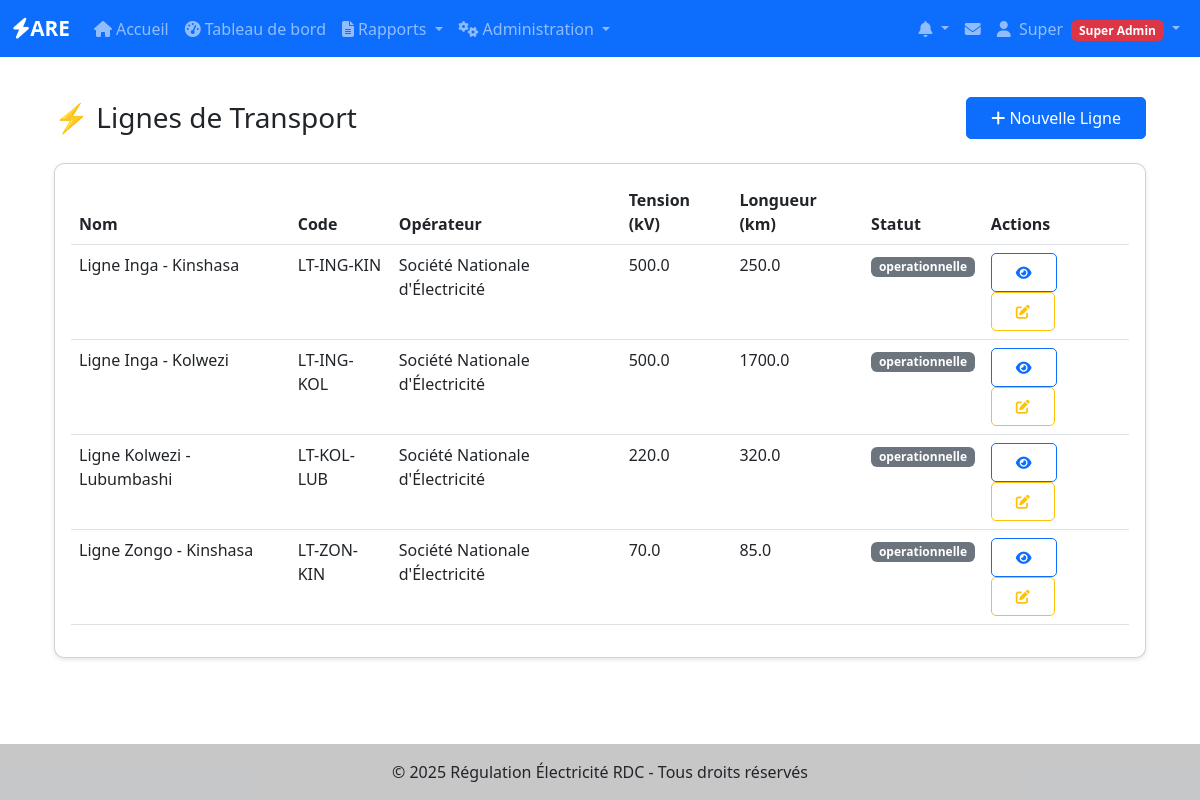
Page /transport/lignes (signed in) on the committed database.
### app/models/utilisateurs.py (models this page shows, shortened)
class User(UserMixin, BaseModel):
    __tablename__ = 'users'
    username = db.Column(db.String(80), unique=True, nullable=False, index=True)
    email = db.Column(db.String(120), unique=True, nullable=False, index=True)
    password_hash = db.Column(db.String(128), nullable=False)
    nom = db.Column(db.String(100))
    prenom = db.Column(db.String(100))
    role = db.Column(db.Enum('super_admin', 'admin_operateur', 'utilisateur_operateur'),
                    default='utilisateur_operateur', nullable=False)
    operateur_id = db.Column(db.Integer, db.ForeignKey('operateurs.id'), nullable=True)
    is_active = db.Column(db.Boolean, default=True, nullable=False)
    telephone = db.Column(db.String(20))
    derniere_connexion = db.Column(db.DateTime)
    operateur = db.relationship('Operateur', backref='users', lazy=True)
    def is_super_admin(self):
        return self.role == 'super_admin'
    def is_admin(self):
        return self.role in ['super_admin', 'admin_operateur']
    def has_permission(self, permission):
        permissions = {
            'super_admin': ['create_operateur', 'edit_operateur', 'delete_operateur',
                           'create_user', 'edit_user', 'delete_user', 'view_all_reports'],
            'admin_operateur': ['edit_own_operateur', 'create_user_operateur',
                               'edit_user_operateur', 'view_own_reports', 'create_reports'],
            'utilisateur_operateur': ['view_own_reports', 'create_reports', 'edit_own_reports']
        }
        return permission in permissions.get(self.role, [])

### app/models/transport.py (models this page shows, shortened)
class LigneTransport(BaseModel):
    __tablename__ = 'lignes_transport'
    operateur_id = Column(Integer, ForeignKey('operateurs.id'), nullable=False)
    nom = Column(String(200), nullable=False, index=True)
    code = Column(String(50), unique=True, nullable=False)
    designation = Column(String(300))
    tension_nominale = Column(Float, nullable=False)  # kV
    longueur_totale = Column(Float)  # km
    nombre_circuits = Column(Integer, default=1)
    type_ligne = Column(String(50))  # aérienne, souterraine, mixte
    poste_depart = Column(String(200))
    poste_arrivee = Column(String(200))
    coordonnees_tracé = Column(JSON)  # Liste de points [lat, lng]
    type_conducteur = Column(String(100))  # ACSR, AAAC, etc.
    section_conducteur = Column(Float)  # mm²
    nombre_conducteurs_par_phase = Column(Integer, default=1)
    capacite_thermique = Column(Float)  # A
    capacite_transport = Column(Float)  # MVA
    type_supports = Column(String(100))  # treillis, béton, bois
    hauteur_moyenne_supports = Column(Float)  # m
    portee_moyenne = Column(Float)  # m
    type_isolateurs = Column(String(100))
    conducteur_terre = Column(Boolean, default=True)
    cable_garde = Column(Boolean, default=False)
    systeme_protection = Column(String(200))
    date_mise_service = Column(DateTime)
    statut = Column(String(50), default='en_service')  # en_service, hors_service, maintenance
    proprietaire = Column(String(200))
    exploitant = Column(String(200))
    taux_indisponibilite = Column(Float, default=0.0)  # %
    nombre_defauts_annuels = Column(Integer, default=0)
    duree_moyenne_coupures = Column(Float, default=0.0)  # minutes
    date_derniere_inspection = Column(DateTime)
    periodicite_inspection = Column(Integer, default=12)  # mois
    date_derniere_maintenance = Column(DateTime)
    observations = Column(Text)
    operateur = relationship("Operateur", back_populates="lignes_transport")
    rapports = relationship("RapportTransport", back_populates="ligne", cascade="all, delete-orphan")
    postes_depart = relationship("PosteTransport", foreign_keys="PosteTransport.ligne_depart_id", back_populates="lignes_depart")
    postes_arrivee = relationship("PosteTransport", foreign_keys="PosteTransport.ligne_arrivee_id", back_populates="lignes_arrivee")

### app/models/operateurs.py (models this page shows, shortened)
class Operateur(BaseModel):
    __tablename__ = 'operateurs'
    nom = db.Column(db.String(200), nullable=False, index=True)
    sigle = db.Column(db.String(50))
    type_operateur = db.Column(db.String(50))  # Production, Transport, Distribution
    adresse = db.Column(db.Text)
    ville = db.Column(db.String(100))
    province = db.Column(db.String(100))
    telephone = db.Column(db.String(20))
    email = db.Column(db.String(120))
    site_web = db.Column(db.String(200))
    numero_licence = db.Column(db.String(100), unique=True)
    date_licence = db.Column(db.Date)
    statut_licence = db.Column(db.String(20), default='active')  # active, suspendue, expirée
    capacite_installee = db.Column(db.Float)  # en MW
    zone_couverture = db.Column(db.Text)
    nombre_clients = db.Column(db.Integer)
    observations = db.Column(db.Text)
    centrales_hydro = db.relationship("CentraleHydro", back_populates="operateur", lazy=True)
    centrales_thermique = db.relationship("CentraleThermique", back_populates="operateur", lazy=True)
    centrales_solaire = db.relationship("CentraleSolaire", back_populates="operateur", lazy=True)
    lignes_transport = db.relationship("LigneTransport", back_populates="operateur", lazy=True)
    postes_transport = db.relationship("PosteTransport", back_populates="operateur", lazy=True)
    reseaux_distribution = db.relationship("ReseauDistribution", back_populates="operateur", lazy=True)

### app/transport/routes.py (the view)
@bp.route('/lignes')
@login_required
def liste_lignes():
    page = request.args.get('page', 1, type=int)
    per_page = request.args.get('per_page', 25, type=int)
    if current_user.is_admin():
        query = LigneTransport.query
        operateurs = Operateur.query.filter_by(actif=True).all()
    else:
        query = LigneTransport.query.filter_by(operateur_id=current_user.operateur_id)
        operateurs = [current_user.operateur] if current_user.operateur else []
    operateur_id = request.args.get('operateur_id', type=int)
    if operateur_id:
        query = query.filter_by(operateur_id=operateur_id)
    statut = request.args.get('statut')
    if statut:
        query = query.filter_by(statut=statut)
    tension = request.args.get('tension', type=float)
    if tension:
        query = query.filter_by(tension_nominale=tension)
    sort_by = request.args.get('sort', 'nom')
    sort_order = request.args.get('order', 'asc')
    if hasattr(LigneTransport, sort_by):
        column = getattr(LigneTransport, sort_by)
        if sort_order == 'desc':
            query = query.order_by(column.desc())
        else:
            query = query.order_by(column.asc())
    lignes_paginated = query.filter_by(actif=True).paginate(
        page=page, per_page=per_page, error_out=False
    )
    return render_template('transport/lignes/liste.html',
                         lignes=lignes_paginated,
                         operateurs=operateurs)

### app/templates/transport/lignes/liste.html (shortened to what this page needs)
{% extends "base.html" %}
{% block content %}
<div class="container-fluid">
    <div class="row">
        <div class="col-12">
            <div class="d-flex justify-content-between align-items-center mb-4">
                <h1 class="h3 mb-0">⚡ Lignes de Transport</h1>
                {% if current_user.is_admin() %}
                <a href="{{ url_for('transport.nouvelle_ligne') }}" class="btn btn-primary">
                    <i class="fas fa-plus"></i> Nouvelle Ligne
                </a>
                {% endif %}
            </div>
        </div>
    </div>
    <div class="row">
        <div class="col-12">
            <div class="card">
                <div class="card-body">
                    {% if lignes %}
                    <div class="table-responsive">
                        <table class="table table-hover">
                            <thead>
                                <tr>
                                    <th>Nom</th>
                                    <th>Code</th>
                                    <th>Opérateur</th>
                                    <th>Tension (kV)</th>
                                    <th>Longueur (km)</th>
                                    <th>Statut</th>
                                    <th>Actions</th>
                                </tr>
                            </thead>
                            <tbody>
                                {% for ligne in lignes %}
                                <tr>
                                    <td>{{ ligne.nom }}</td>
                                    <td>{{ ligne.code }}</td>
                                    <td>{{ ligne.operateur.nom if ligne.operateur else '-' }}</td>
                                    <td>{{ ligne.tension_nominale or '-' }}</td>
                                    <td>{{ ligne.longueur_totale or '-' }}</td>
                                    <td>
                                        {% if ligne.statut == 'en_service' %}
                                            <span class="badge bg-success">En service</span>
                                        {% elif ligne.statut == 'hors_service' %}
                                            <span class="badge bg-danger">Hors service</span>
                                        {% elif ligne.statut == 'maintenance' %}
                                            <span class="badge bg-warning">Maintenance</span>
                                        {% else %}
                                            <span class="badge bg-secondary">{{ ligne.statut }}</span>
                                        {% endif %}
                                    </td>
                                    <td>
                                        <a href="{{ url_for('transport.detail_ligne', id=ligne.id) }}"
                                           class="btn btn-sm btn-outline-primary" title="Voir détails">
                                            <i class="fas fa-eye"></i>
                                        </a>
                                        {% if current_user.is_admin() %}
                                        <a href="{{ url_for('transport.modifier_ligne', id=ligne.id) }}"
                                           class="btn btn-sm btn-outline-warning" title="Modifier">
                                            <i class="fas fa-edit"></i>
                                        </a>
                                        {% endif %}
                                    </td>
                                </tr>
                                {% endfor %}
                            </tbody>
                        </table>
                    </div>
                    {% endif %}
                </div>
            </div>
        </div>
    </div>
</div>
{% endblock %}

### app/templates/base.html (shortened to what this page needs)
<!DOCTYPE html>
<html lang="fr">
<head>
    <link href="https://cdn.jsdelivr.net/npm/bootstrap@5.3.0/dist/css/bootstrap.min.css" rel="stylesheet">
    <link rel="stylesheet" href="https://cdnjs.cloudflare.com/ajax/libs/font-awesome/6.4.0/css/all.min.css">
    <link rel="stylesheet" href="{{ url_for('static', filename='css/style.css') }}">
</head>
<body>
    <nav class="navbar navbar-expand-lg navbar-dark bg-primary">
        <div class="container-fluid">
            <a class="navbar-brand" href="{{ url_for('main.index') }}">
                <i class="fas fa-bolt"></i>ARE
            </a>
            <div class="collapse navbar-collapse" id="navbarNav">
                <ul class="navbar-nav me-auto">
                    <li class="nav-item">
                        <a class="nav-link" href="{{ url_for('main.index') }}">
                            <i class="fas fa-home me-1"></i>Accueil
                        </a>
                    </li>
                    {% if current_user.is_authenticated %}
                    <li class="nav-item">
                        <a class="nav-link" href="{{ url_for('are_dashboard.index') }}">
                            <i class="fas fa-tachometer-alt me-1"></i>Tableau de bord
                        </a>
                    </li>
                    <li class="nav-item dropdown">
                        <a class="nav-link dropdown-toggle" href="#" id="rapportsDropdown" role="button" data-bs-toggle="dropdown">
                            <i class="fas fa-file-alt me-1"></i>Rapports
                        </a>
                    </li>
                    {% if current_user.is_super_admin() or current_user.is_admin_operateur() %}
                    <li class="nav-item dropdown">
                        <a class="nav-link dropdown-toggle" href="#" id="adminDropdown" role="button" data-bs-toggle="dropdown">
                            <i class="fas fa-cogs me-1"></i>Administration
                        </a>
                    </li>
                    {% endif %}
                    {% endif %}
                </ul>
                <ul class="navbar-nav">
                    {% if current_user.is_authenticated %}
                    {% from 'components/notifications.html' import dropdown_notifications %}
                    {{ dropdown_notifications() }}
                    <li class="nav-item dropdown">
                        <a class="nav-link position-relative" href="{{ url_for('notifications.messages') }}" title="Messagerie">
                            <i class="fas fa-envelope"></i>
                        </a>
                    </li>
                    <li class="nav-item dropdown">
                        <a class="nav-link dropdown-toggle" href="#" id="userDropdown" role="button" data-bs-toggle="dropdown">
                            <i class="fas fa-user me-1"></i>
                            {{ current_user.prenom or current_user.username }}
                            {% if current_user.is_super_admin() %}
                                <span class="badge bg-danger ms-1">Super Admin</span>
                            {% elif current_user.is_admin_operateur() %}
                                <span class="badge bg-warning ms-1">Admin</span>
                            {% endif %}
                        </a>
                    </li>
                    {% endif %}
                </ul>
            </div>
        </div>
    </nav>
    <main class="container my-4">
        {% block content %}{% endblock %}
    </main>
    <footer class="bg-light text-center text-lg-start mt-5">
        <div class="text-center p-3" style="background-color: rgba(0, 0, 0, 0.2);">
            © 2025 Régulation Électricité RDC - Tous droits réservés
        </div>
    </footer>
</body>
</html>

### app/static/css/style.css (style rules this page uses)
:root { --primary-color: #0d6efd; --secondary-color: #6c757d; --success-color: #198754; --danger-color: #dc3545; --warning-color: #ffc107; --info-color: #0dcaf0; }
body { min-height: 100vh; display: flex; flex-direction: column; }
main { flex: 1; }
.navbar-brand { font-weight: bold; font-size: 1.3rem; }
.card { border-radius: 10px; box-shadow: 0 2px 4px rgba(0,0,0,0.1); transition: transform 0.2s; }
.table { background-color: white; }
.table thead { background-color: var(--primary-color); color: white; }
.btn { border-radius: 5px; padding: 0.5rem 1.5rem; }
.btn-primary { background-color: var(--primary-color); border-color: var(--primary-color); }
footer { margin-top: auto; }

### rows in the picture
User: prenom "Super"
LigneTransport: nom "Ligne Inga - Kinshasa", code "LT-ING-KIN", operateur "Société Nationale d'Électricité", tension_nominale "500.0", longueur_totale "250.0", statut "operationnelle"
LigneTransport: nom "Ligne Inga - Kolwezi", code "LT-ING-KOL", operateur "Société Nationale d'Électricité", tension_nominale "500.0", longueur_totale "1700.0", statut "operationnelle"
LigneTransport: nom "Ligne Kolwezi - Lubumbashi", code "LT-KOL-LUB", operateur "Société Nationale d'Électricité", tension_nominale "220.0", longueur_totale "320.0", statut "operationnelle"
LigneTransport: nom "Ligne Zongo - Kinshasa", code "LT-ZON-KIN", operateur "Société Nationale d'Électricité", tension_nominale "70.0", longueur_totale "85.0", statut "operationnelle"
